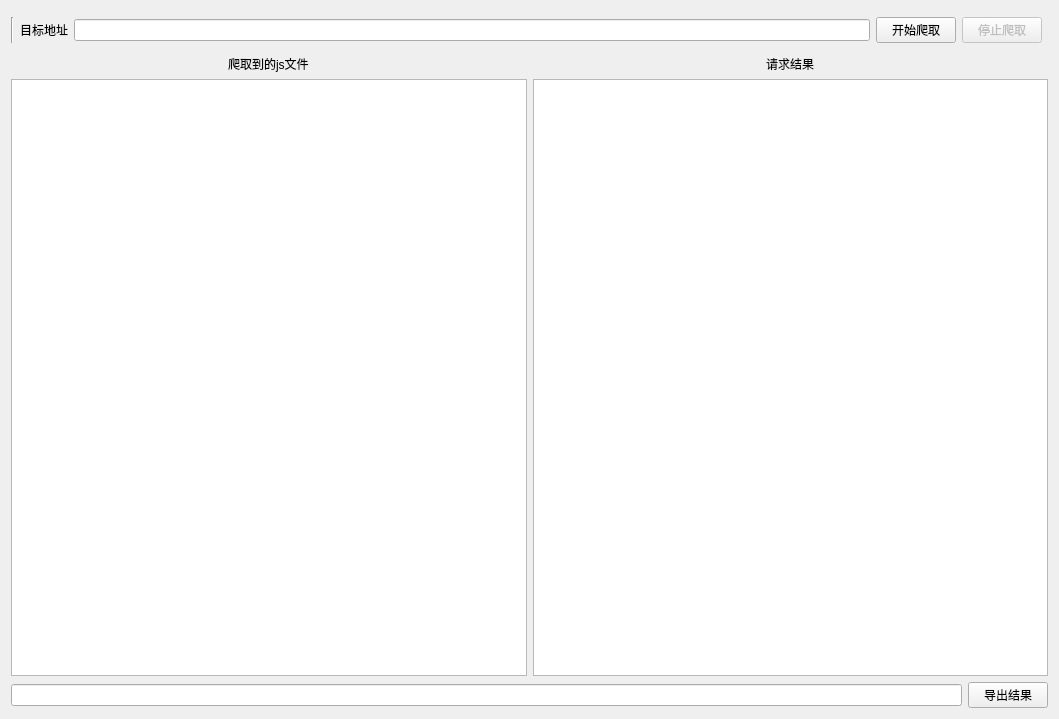
<?xml version="1.0" encoding="UTF-8"?>
<ui version="4.0">
 <class>Main_Form</class>
 <widget class="QWidget" name="Main_Form">
  <property name="geometry">
   <rect>
    <x>0</x>
    <y>0</y>
    <width>1059</width>
    <height>719</height>
   </rect>
  </property>
  <property name="windowTitle">
   <string>JS中URL扫描器</string>
  </property>
  <property name="windowIcon">
   <iconset resource="../resource/source.qrc">
    <normaloff>:/图片/icon.png</normaloff>:/图片/icon.png</iconset>
  </property>
  <layout class="QVBoxLayout" name="verticalLayout_3">
   <item>
    <widget class="Line" name="line_6">
     <property name="orientation">
      <enum>Qt::Vertical</enum>
     </property>
    </widget>
   </item>
   <item>
    <layout class="QHBoxLayout" name="horizontalLayout_2">
     <item>
      <widget class="Line" name="line_4">
       <property name="orientation">
        <enum>Qt::Vertical</enum>
       </property>
      </widget>
     </item>
     <item>
      <widget class="QLabel" name="label">
       <property name="text">
        <string>目标地址</string>
       </property>
      </widget>
     </item>
     <item>
      <widget class="QLineEdit" name="lineEdit"/>
     </item>
     <item>
      <widget class="QPushButton" name="pushButton">
       <property name="text">
        <string>开始爬取</string>
       </property>
      </widget>
     </item>
     <item>
      <widget class="QPushButton" name="pushButton_2">
       <property name="enabled">
        <bool>false</bool>
       </property>
       <property name="text">
        <string>停止爬取</string>
       </property>
      </widget>
     </item>
     <item>
      <widget class="Line" name="line_5">
       <property name="orientation">
        <enum>Qt::Horizontal</enum>
       </property>
      </widget>
     </item>
    </layout>
   </item>
   <item>
    <widget class="Line" name="line">
     <property name="orientation">
      <enum>Qt::Vertical</enum>
     </property>
    </widget>
   </item>
   <item>
    <layout class="QHBoxLayout" name="horizontalLayout_3">
     <item>
      <layout class="QVBoxLayout" name="verticalLayout_2">
       <item alignment="Qt::AlignHCenter|Qt::AlignVCenter">
        <widget class="QLabel" name="label_2">
         <property name="text">
          <string>爬取到的js文件</string>
         </property>
        </widget>
       </item>
       <item>
        <widget class="QTextEdit" name="textEdit">
         <property name="readOnly">
          <bool>true</bool>
         </property>
        </widget>
       </item>
      </layout>
     </item>
     <item>
      <layout class="QVBoxLayout" name="verticalLayout">
       <item alignment="Qt::AlignHCenter">
        <widget class="QLabel" name="label_3">
         <property name="text">
          <string>请求结果</string>
         </property>
        </widget>
       </item>
       <item>
        <widget class="QTableWidget" name="tableWidget"/>
       </item>
      </layout>
     </item>
    </layout>
   </item>
   <item>
    <layout class="QHBoxLayout" name="horizontalLayout">
     <item>
      <widget class="QLineEdit" name="lineEdit_2">
       <property name="readOnly">
        <bool>true</bool>
       </property>
      </widget>
     </item>
     <item>
      <widget class="QPushButton" name="pushButton_3">
       <property name="enabled">
        <bool>true</bool>
       </property>
       <property name="text">
        <string>导出结果</string>
       </property>
      </widget>
     </item>
    </layout>
   </item>
  </layout>
 </widget>
 <resources>
  <include location="../resource/source.qrc"/>
 </resources>
 <connections>
  <connection>
   <sender>pushButton</sender>
   <signal>clicked()</signal>
   <receiver>Main_Form</receiver>
   <slot>startCrawl()</slot>
   <hints>
    <hint type="sourcelabel">
     <x>943</x>
     <y>43</y>
    </hint>
    <hint type="destinationlabel">
     <x>1032</x>
     <y>70</y>
    </hint>
   </hints>
  </connection>
  <connection>
   <sender>pushButton_2</sender>
   <signal>clicked()</signal>
   <receiver>Main_Form</receiver>
   <slot>terminateCrawl()</slot>
   <hints>
    <hint type="sourcelabel">
     <x>1002</x>
     <y>27</y>
    </hint>
    <hint type="destinationlabel">
     <x>1052</x>
     <y>120</y>
    </hint>
   </hints>
  </connection>
  <connection>
   <sender>pushButton_3</sender>
   <signal>clicked()</signal>
   <receiver>Main_Form</receiver>
   <slot>exportResult()</slot>
   <hints>
    <hint type="sourcelabel">
     <x>1015</x>
     <y>700</y>
    </hint>
    <hint type="destinationlabel">
     <x>1052</x>
     <y>670</y>
    </hint>
   </hints>
  </connection>
 </connections>
 <slots>
  <slot>startCrawl()</slot>
  <slot>terminateCrawl()</slot>
  <slot>exportResult()</slot>
 </slots>
</ui>
